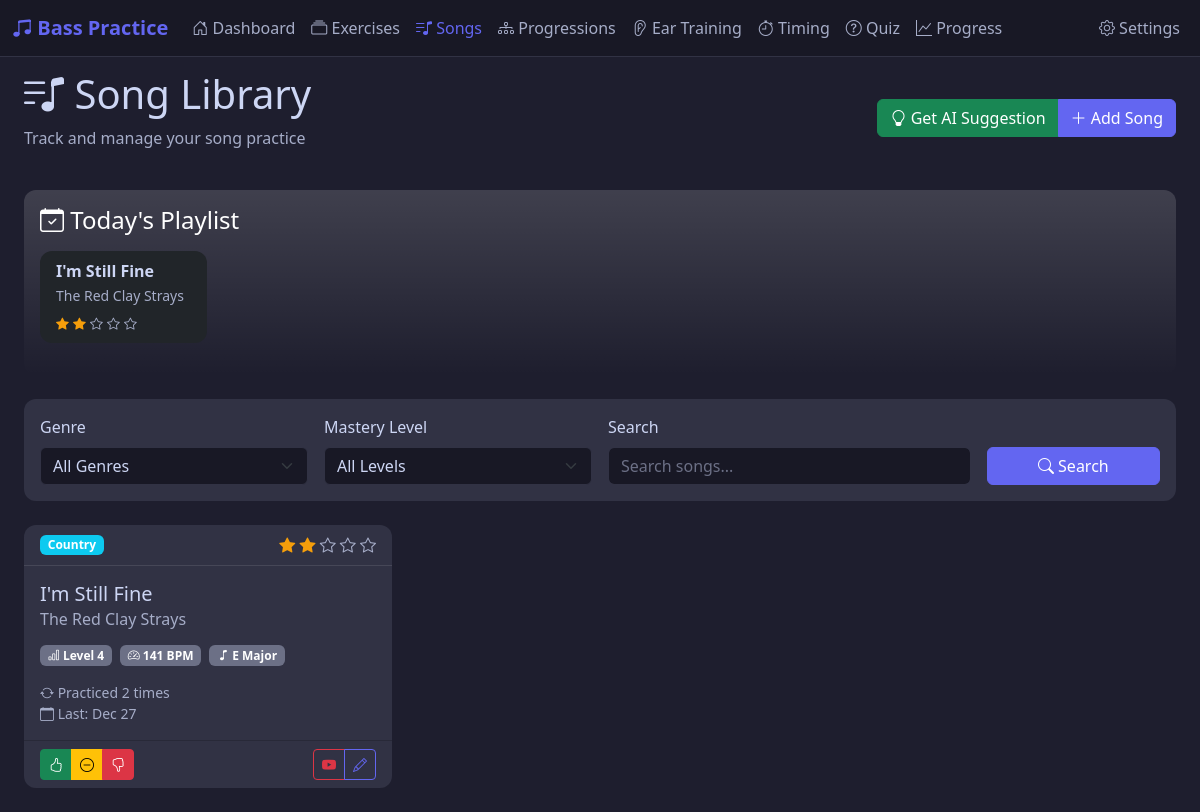
/songs, run on an earlier commit of the app's database.
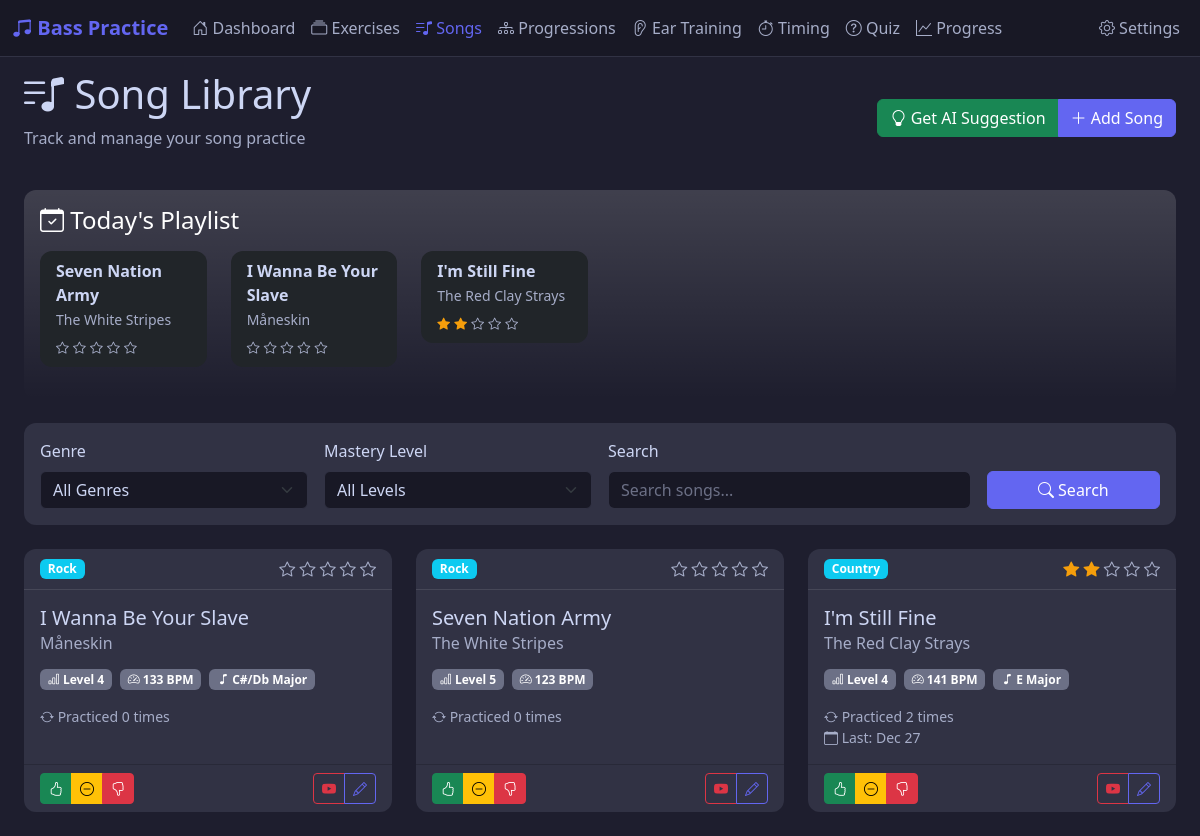
And on a later commit of the database.
### app/models.py (models this page shows, shortened)
class Song(db.Model):
    __tablename__ = 'songs'
    id = db.Column(db.Integer, primary_key=True)
    title = db.Column(db.String(100), nullable=False)
    artist = db.Column(db.String(100))
    genre = db.Column(db.String(50))
    difficulty_level = db.Column(db.Integer)  # 1-10
    key_signature = db.Column(db.String(10))
    tempo_bpm = db.Column(db.Integer)
    duration_minutes = db.Column(db.Integer)
    bass_notes = db.Column(db.Text)  # JSON array of bass notes/tabs
    chord_progression = db.Column(db.Text)  # JSON array of chords
    youtube_url = db.Column(db.String(255))
    practice_notes = db.Column(db.Text)
    mastery_level = db.Column(db.Integer, default=0)  # 0-5 scale
    last_practiced = db.Column(db.Date)
    practice_count = db.Column(db.Integer, default=0)
    created_at = db.Column(db.DateTime, default=datetime.utcnow)

### app/routes.py (the view, shortened to what this page needs)
@main_bp.route('/songs')
def songs():
    genre = request.args.get('genre', '')
    mastery = request.args.get('mastery', type=int)
    search = request.args.get('search', '')
    query = Song.query
    if genre:
        query = query.filter_by(genre=genre)
    if mastery is not None:
        query = query.filter_by(mastery_level=mastery)
    songs = query.order_by(Song.mastery_level, Song.title).all()
    playlist = generate_daily_song_playlist()
    genres = db.session.query(Song.genre).distinct().all()
    genres = [g[0] for g in genres if g[0]]
    return render_template('songs.html',
        songs=songs,
        playlist=playlist,
        genres=genres,
        current_genre=genre,
        current_mastery=mastery,
        search=search
    )

### app/song_manager.py (called while the page is built)
def get_recently_practiced_songs(days=7):
    cutoff_date = date.today() - timedelta(days=days)
    return Song.query.filter(Song.last_practiced >= cutoff_date).all()

### app/templates/songs.html (shortened to what this page needs)
{% extends "base.html" %}
{% block content %}
<div class="container-fluid px-4">
    <div class="row mb-4">
        <div class="col-12 d-flex justify-content-between align-items-center">
            <div>
                <h1><i class="bi bi-music-note-list"></i> Song Library</h1>
                <p class="text-secondary">Track and manage your song practice</p>
            </div>
            <div class="btn-group">
                <button id="suggest-song-btn" class="btn btn-success">
                    <i class="bi bi-lightbulb"></i> Get AI Suggestion
                </button>
                <a href="{{ url_for('main.add_song') }}" class="btn btn-primary">
                    <i class="bi bi-plus-lg"></i> Add Song
                </a>
            </div>
        </div>
    </div>
    {% if playlist %}
    <div class="row mb-4">
        <div class="col-12">
            <div class="card bg-gradient" style="background: linear-gradient(135deg, var(--primary-color) 0%, var(--secondary-color) 100%);">
                <div class="card-body">
                    <h4 class="text-white mb-3"><i class="bi bi-calendar-check"></i> Today's Playlist</h4>
                    <div class="row">
                        {% for song in playlist %}
                            <div class="col-md-4 col-lg-2 mb-3">
                                <div class="card bg-dark">
                                    <div class="card-body py-2 px-3">
                                        <strong>{{ song.title }}</strong>
                                        {% if song.artist %}
                                            <br><small class="text-secondary">{{ song.artist }}</small>
                                        {% endif %}
                                        <div class="mastery-stars mt-1">
                                            {% for i in range(5) %}
                                                <i class="bi bi-star{% if i < song.mastery_level %}-fill{% endif %}" style="font-size: 0.8rem;"></i>
                                            {% endfor %}
                                        </div>
                                    </div>
                                </div>
                            </div>
                        {% endfor %}
                    </div>
                </div>
            </div>
        </div>
    </div>
    {% endif %}
    <div class="row mb-4">
        <div class="col-12">
            <div class="card">
                <div class="card-body">
                    <form method="GET" class="row g-3">
                        <div class="col-md-3">
                            <label class="form-label">Genre</label>
                            <select name="genre" class="form-select" onchange="this.form.submit()">
                                <option value="">All Genres</option>
                            </select>
                        </div>
                        <div class="col-md-3">
                            <label class="form-label">Mastery Level</label>
                            <select name="mastery" class="form-select" onchange="this.form.submit()">
                                <option value="">All Levels</option>
                            </select>
                        </div>
                        <div class="col-md-4">
                            <label class="form-label">Search</label>
                            <input type="text" name="search" class="form-control"
                                   placeholder="Search songs..." value="{{ search }}">
                        </div>
                        <div class="col-md-2 d-flex align-items-end">
                            <button type="submit" class="btn btn-primary w-100">
                                <i class="bi bi-search"></i> Search
                            </button>
                        </div>
                    </form>
                </div>
            </div>
        </div>
    </div>
    <div class="row">
        {% for song in songs %}
            <div class="col-lg-4 col-md-6 mb-4">
                <div class="card exercise-card h-100">
                    <div class="card-header d-flex justify-content-between align-items-center">
                        {% if song.genre %}
                            <span class="badge bg-info">{{ song.genre|capitalize }}</span>
                        {% else %}
                            <span class="badge bg-secondary">No genre</span>
                        {% endif %}
                        <div class="mastery-stars">
                            {% for i in range(5) %}
                                <i class="bi bi-star{% if i < song.mastery_level %}-fill{% endif %}"></i>
                            {% endfor %}
                        </div>
                    </div>
                    <div class="card-body">
                        <h5 class="card-title">{{ song.title }}</h5>
                        {% if song.artist %}
                            <h6 class="card-subtitle text-secondary mb-3">{{ song.artist }}</h6>
                        {% endif %}
                        <div class="d-flex flex-wrap gap-2 mb-3">
                            {% if song.difficulty_level %}
                                <span class="badge bg-secondary">
                                    <i class="bi bi-bar-chart"></i> Level {{ song.difficulty_level }}
                                </span>
                            {% endif %}
                            {% if song.tempo_bpm %}
                                <span class="badge bg-secondary">
                                    <i class="bi bi-speedometer2"></i> {{ song.tempo_bpm }} BPM
                                </span>
                            {% endif %}
                            {% if song.key_signature %}
                                <span class="badge bg-secondary">
                                    <i class="bi bi-music-note"></i> {{ song.key_signature }}
                                </span>
                            {% endif %}
                        </div>
                        <p class="card-text text-secondary small">
                            <i class="bi bi-arrow-repeat"></i> Practiced {{ song.practice_count }} times
                            {% if song.last_practiced %}
                                <br><i class="bi bi-calendar"></i> Last: {{ song.last_practiced.strftime('%b %d') }}
                            {% endif %}
                        </p>
                    </div>
                    <div class="card-footer bg-transparent d-flex justify-content-between">
                        <div class="btn-group btn-group-sm">
                            <button class="btn btn-success practice-song-btn"
                                    data-song-id="{{ song.id }}" data-quality="4">
                                <i class="bi bi-hand-thumbs-up"></i>
                            </button>
                            <button class="btn btn-warning practice-song-btn"
                                    data-song-id="{{ song.id }}" data-quality="3">
                                <i class="bi bi-dash-circle"></i>
                            </button>
                            <button class="btn btn-danger practice-song-btn"
                                    data-song-id="{{ song.id }}" data-quality="2">
                                <i class="bi bi-hand-thumbs-down"></i>
                            </button>
                        </div>
                        <div class="btn-group btn-group-sm">
                            {% if song.youtube_url %}
                                <a href="{{ song.youtube_url }}" target="_blank" class="btn btn-outline-danger">
                                    <i class="bi bi-youtube"></i>
                                </a>
                            {% endif %}
                            <a href="{{ url_for('main.edit_song', song_id=song.id) }}" class="btn btn-outline-primary">
                                <i class="bi bi-pencil"></i>
                            </a>
                        </div>
                    </div>
                </div>
            </div>
        {% endfor %}
    </div>
</div>
{% endblock %}

### app/templates/base.html (shortened to what this page needs)
<!DOCTYPE html>
<html lang="en">
<head>
    <link href="https://cdn.jsdelivr.net/npm/bootstrap@5.3.2/dist/css/bootstrap.min.css" rel="stylesheet">
    <link href="https://cdn.jsdelivr.net/npm/bootstrap-icons@1.11.1/font/bootstrap-icons.css" rel="stylesheet">
</head>
<body>
    <nav class="navbar navbar-expand-lg navbar-dark fixed-top">
        <div class="container-fluid">
            <a class="navbar-brand" href="{{ url_for('main.dashboard') }}">
                <i class="bi bi-music-note-beamed"></i> Bass Practice
            </a>
            <div class="collapse navbar-collapse" id="navbarNav">
                <ul class="navbar-nav me-auto">
                    <li class="nav-item">
                        <a class="nav-link {% if request.endpoint == 'main.dashboard' %}active{% endif %}" href="{{ url_for('main.dashboard') }}">
                            <i class="bi bi-house-door"></i> Dashboard
                        </a>
                    </li>
                    <li class="nav-item">
                        <a class="nav-link {% if request.endpoint == 'main.exercises' %}active{% endif %}" href="{{ url_for('main.exercises') }}">
                            <i class="bi bi-collection"></i> Exercises
                        </a>
                    </li>
                    <li class="nav-item">
                        <a class="nav-link {% if request.endpoint == 'main.songs' %}active{% endif %}" href="{{ url_for('main.songs') }}">
                            <i class="bi bi-music-note-list"></i> Songs
                        </a>
                    </li>
                    <li class="nav-item">
                        <a class="nav-link {% if request.endpoint == 'main.chord_progressions' %}active{% endif %}" href="{{ url_for('main.chord_progressions') }}">
                            <i class="bi bi-diagram-3"></i> Progressions
                        </a>
                    </li>
                    <li class="nav-item">
                        <a class="nav-link {% if request.endpoint == 'main.ear_training' %}active{% endif %}" href="{{ url_for('main.ear_training') }}">
                            <i class="bi bi-ear"></i> Ear Training
                        </a>
                    </li>
                    <li class="nav-item">
                        <a class="nav-link {% if request.endpoint == 'main.timing_practice' %}active{% endif %}" href="{{ url_for('main.timing_practice') }}">
                            <i class="bi bi-stopwatch"></i> Timing
                        </a>
                    </li>
                    <li class="nav-item">
                        <a class="nav-link {% if request.endpoint == 'main.quiz' %}active{% endif %}" href="{{ url_for('main.quiz') }}">
                            <i class="bi bi-question-circle"></i> Quiz
                        </a>
                    </li>
                    <li class="nav-item">
                        <a class="nav-link {% if request.endpoint == 'main.progress' %}active{% endif %}" href="{{ url_for('main.progress') }}">
                            <i class="bi bi-graph-up"></i> Progress
                        </a>
                    </li>
                </ul>
                <ul class="navbar-nav">
                    <li class="nav-item">
                        <a class="nav-link {% if request.endpoint == 'main.settings' %}active{% endif %}" href="{{ url_for('main.settings') }}">
                            <i class="bi bi-gear"></i> Settings
                        </a>
                    </li>
                </ul>
            </div>
        </div>
    </nav>
    <main style="padding-top: 70px;">
        {% block content %}{% endblock %}
    </main>
</body>
</html>

### app/templates/base.html (style rules this page uses)
:root { --primary-color: #6366f1; --secondary-color: #8b5cf6; --accent-color: #f59e0b; --dark-bg: #1e1e2e; --darker-bg: #181825; --card-bg: #313244; --text-primary: #cdd6f4; --text-secondary: #a6adc8; --text-muted: #6c7086; }
body { background-color: var(--dark-bg); color: var(--text-primary); font-family: 'Segoe UI', system-ui, sans-serif; min-height: 100vh; }
h1, h2, h3, h4, h5, h6 { color: var(--text-primary); }
p, span, div, li, td, th, label { color: var(--text-primary); }
.text-secondary { color: var(--text-secondary) !important; }
a { color: var(--primary-color); }
.navbar { background-color: var(--darker-bg) !important; border-bottom: 1px solid var(--card-bg); }
.navbar-brand { font-weight: 700; color: var(--primary-color) !important; }
.nav-link { color: var(--text-secondary) !important; transition: color 0.2s; }
.nav-link:hover, .nav-link.active { color: var(--primary-color) !important; }
.card { background-color: var(--card-bg); border: none; border-radius: 12px; color: var(--text-primary); }
.card-title, .card-header, .card-body, .card-footer { color: var(--text-primary); }
.card-header { background-color: transparent; border-bottom: 1px solid rgba(255,255,255,0.1); color: var(--text-primary); }
.card-text { color: var(--text-secondary); }
.btn-primary { background-color: var(--primary-color); border-color: var(--primary-color); color: #ffffff; }
.btn-outline-primary { color: var(--primary-color); border-color: var(--primary-color); }
.btn-success { color: #ffffff; }
.btn-warning { color: #000000; }
.btn-danger { color: #ffffff; }
.badge { color: #ffffff; }
.badge.bg-secondary { background-color: #6c7086 !important; color: #ffffff; }
.badge.bg-info { color: #ffffff; }
.exercise-card { transition: transform 0.2s, box-shadow 0.2s; }
.mastery-stars .bi-star-fill { color: var(--accent-color); }
.mastery-stars .bi-star { color: var(--text-secondary); }
.form-control, .form-select { background-color: var(--darker-bg); border-color: var(--card-bg); color: var(--text-primary); }
.form-control::placeholder { color: var(--text-muted); }
.form-label { color: var(--text-primary); }
.form-select option { background-color: var(--darker-bg); color: var(--text-primary); }
input, textarea, select { color: var(--text-primary) !important; }
input::placeholder, textarea::placeholder { color: var(--text-muted) !important; }
small, .small { color: var(--text-secondary); }

What changed in the data, as far as the page shows it:
added Song: title "Seven Nation Army", artist "The White Stripes", mastery_level 0 (drawn), genre "Rock", difficulty_level "5", tempo_bpm "123", practice_count "0"
added Song: title "I Wanna Be Your Slave", artist "Måneskin", mastery_level 0 (drawn), genre "Rock", difficulty_level "4", tempo_bpm "133", key_signature "C#/Db Major", practice_count "0"
